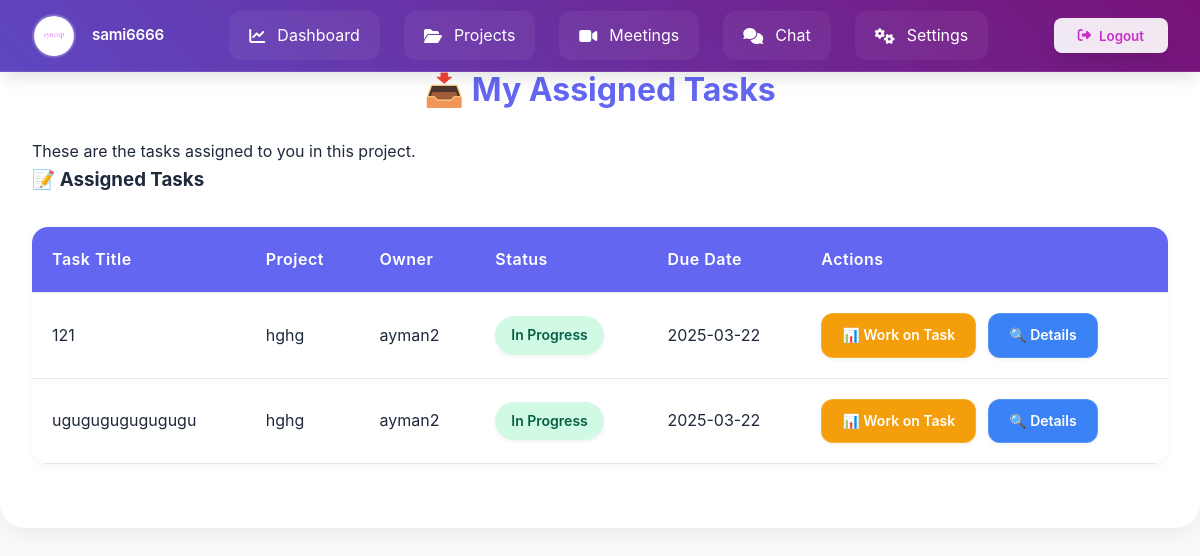
Page /tasks/ (signed in) on the earlier database version.
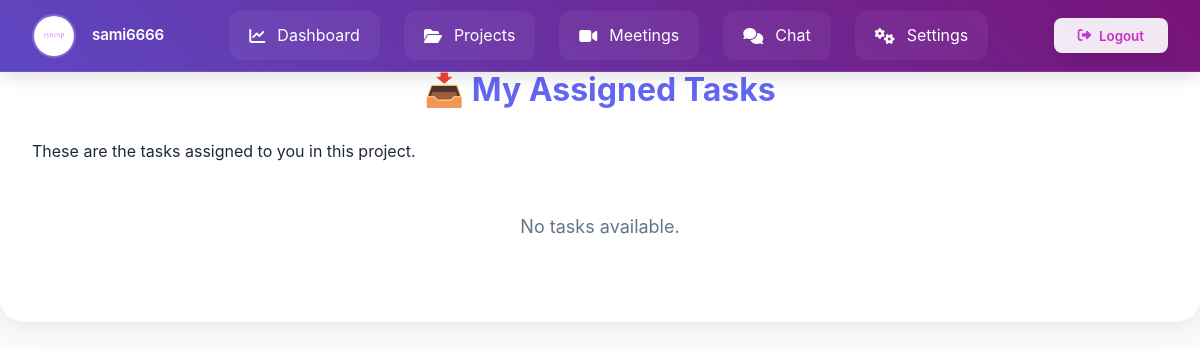
Same page on the later database version.
### tasks/models.py (models this page shows, shortened)
class Task(models.Model):
    STATUS_CHOICES = [
        ('new', 'New'),  # Task created but not yet assigned
        ('pending', 'Pending'),  # Awaiting user approval
        ('in_progress', 'In Progress'),  # Accepted and being worked on
        ('urgent', 'Urgent'),  # Marked as urgent
        ('completed', 'Completed'),  # Task completed
        ('rejected', 'Rejected'),  # User declined the task
    ]
    title = models.CharField(max_length=255)
    description = models.TextField(blank=True, null=True)
    status = models.CharField(max_length=20, choices=STATUS_CHOICES, default='new')
    project = models.ForeignKey(Project, on_delete=models.CASCADE, related_name='tasks')  # ✅ Link task to a project
    assigned_to = models.ForeignKey(CustomUser, on_delete=models.SET_NULL, null=True, blank=True, related_name='assigned_tasks')  # ✅ Assign task to a user
    due_date = models.DateField(blank=True, null=True)
    created_at = models.DateTimeField(auto_now_add=True)
    files = models.FileField(upload_to='task_attachments/', blank=True, null=True)  # ✅ Support for file uploads

### projects/models.py (models this page shows, shortened)
class Project(models.Model):
    STATUS_CHOICES = [
        ('pending', 'Pending'),
        ('in_progress', 'In Progress'),
        ('completed', 'Completed'),
    ]
    COLOR_CHOICES = [
        ('purple', 'Purple'),
        ('red', 'Red'),
        ('blue', 'Blue'),
        ('green', 'Green'),
        ('orange', 'Orange'),
        ('pink', 'Pink'),
    ]
    name = models.CharField(max_length=255)  # Project name
    description = models.TextField(blank=True, null=True)  # Project description
    start_date = models.DateField()  # Start date
    end_date = models.DateField(blank=True, null=True)  # End date
    owner = models.ForeignKey(CustomUser, on_delete=models.CASCADE, related_name='owned_projects')  # Project owner
    members = models.ManyToManyField(CustomUser, related_name='projects', blank=True)  # Project members
    created_at = models.DateTimeField(auto_now_add=True)  # Creation date
    category = models.ForeignKey(ProjectType, on_delete=models.CASCADE)
    status = models.CharField(max_length=20, choices=STATUS_CHOICES, default='pending')  # Project status
    logo = models.ImageField(upload_to='project_logos/', blank=True, null=True)  # Project logo
    project_color = models.CharField(max_length=10, choices=COLOR_CHOICES, default='blue')  # Project color

### users/models.py (models this page shows, shortened)
class CustomUser(AbstractUser):
    phone_regex = RegexValidator(
        regex=r'^05\d{8}$',
        message="رقم الجوال يجب أن يبدأ بـ 05 ويحتوي على 10 أرقام فقط."
    )
    phone_number = models.CharField(
        max_length=10,
        unique=True,
        validators=[phone_regex],
        help_text="رقم الجوال يجب أن يبدأ بـ 05 ويكون مكونًا من 10 أرقام."
    )
    ROLE_CHOICES = [
        ('member', 'Member'),  # العضو العادي
        ('expert', 'Expert')   # الخبير
    ]
    role = models.CharField(
    max_length=10,
    choices=ROLE_CHOICES,
    default='member'
    )
    profile_image = models.ImageField(
    upload_to='profile_pics/',
    default='profile_pics/p.png',  # تعيين صورة افتراضية عند إنشاء الحساب
    blank=True,
    null=True
    )
    groups = models.ManyToManyField(
        'auth.Group',
        related_name='custom_user_groups',
        blank=True
    )
    user_permissions = models.ManyToManyField(
        'auth.Permission',
        related_name='custom_user_permissions',
        blank=True
    )

### tasks/views.py (the view)
# urls.py: path('', views.task_list, name='tasks_list'),
@login_required
def task_list(request, project_id=None):
    if project_id:
        project = get_object_or_404(Project, id=project_id)
        is_owner = project.owner == request.user
        if is_owner:
            tasks = Task.objects.filter(project=project)
        else:
            tasks = Task.objects.filter(project=project, assigned_to=request.user)
    else:
        tasks = Task.objects.filter(assigned_to=request.user)
        is_owner = False  # ✅ لأنه لا يوجد مشروع معين
    return render(request, 'tasks_list.html', {
        'tasks': tasks,
        'project': project if project_id else None,
        'is_owner': is_owner,  # ✅ تمرير هذه القيمة للقالب لضبط العرض
    })

### templates/tasks_list.html (shortened to what this page needs)
<!DOCTYPE html>
<html lang="en">
<head>
</head>
<body>
    {% include 'navbar.html' %}
    <div class="container">
        {% if is_owner %}
            <h1>📌 All Tasks in Project: {{ project.name }}</h1>
            <p>Here you can track all assigned and unassigned tasks in this project.</p>
        {% else %}
            <h1>📥 My Assigned Tasks</h1>
            <p>These are the tasks assigned to you in this project.</p>
        {% endif %}
        {% if tasks %}
        <h3>📝 Assigned Tasks</h3>
        <table>
            <thead>
                <tr>
                    <th>Task Title</th>
                    <th>Project</th>
                    <th>Owner</th>
                    <th>Status</th>
                    <th>Due Date</th>
                    <th>Actions</th>
                </tr>
            </thead>
            <tbody>
                {% for task in tasks %}
                {% if task.assigned_to %}
                    {% if is_owner or task.assigned_to == request.user %}
                    <tr>
                        <td>{{ task.title }}</td>
                        <td>{{ task.project.name }}</td>
                        <td>{{ task.project.owner.username }}</td>
                        <td><span class="status status-{{ task.status|slugify }}">{{ task.get_status_display }}</span></td>
                        <td>{{ task.due_date|date:"Y-m-d" }}</td>
                        <td>
                            <div class="btn-group">
                                {% if request.user == task.assigned_to %}
                                    {% if task.status == "pending" %}
                                        <a href="{% url 'task_detail' task.id %}" class="btn btn-view">📄 View & Accept</a>
                                        <a href="{% url 'task_detail' task.id %}" class="btn btn-accept">✅ Accept</a>
                                        <a href="{% url 'task_detail' task.id %}" class="btn btn-reject">❌ Reject</a>
                                    {% elif task.status == "in_progress" or task.status == "completed" %}
                                        <a href="{% url 'task_progress' task.id %}" class="btn btn-progress">📊 Work on Task</a>
                                        <a href="{% url 'task_detail' task.id %}" class="btn btn-view">🔍 Details</a>
                                    {% elif task.status == "rejected" %}
                                        <button class="btn btn-disabled" title="You cannot work on a rejected task.">🚫 Task Rejected</button>
                                    {% endif %}
                                {% endif %}
                            </div>
                        </td>
                    </tr>
                    {% endif %}
                {% endif %}
                {% endfor %}
            </tbody>
        </table>
        {% else %}
        <div class="no-tasks">
            <p>No tasks available.</p>
        </div>
        {% endif %}
    </div>
</body>
</html>

Differences in the rows shown:
removed Task: title "121", project.name "hghg", project.owner.username "ayman2", status "In Progress", due_date "2025-03-22", shows "📊 Work on Task"
removed Task: title "ugugugugugugugu", project.name "hghg", project.owner.username "ayman2", status "In Progress", due_date "2025-03-22", shows "📊 Work on Task"
Other differences:
text no longer shown: "📝 Assigned Tasks Task Title Project Owner Status Due Date Actions"
text now shown: "No tasks available."
